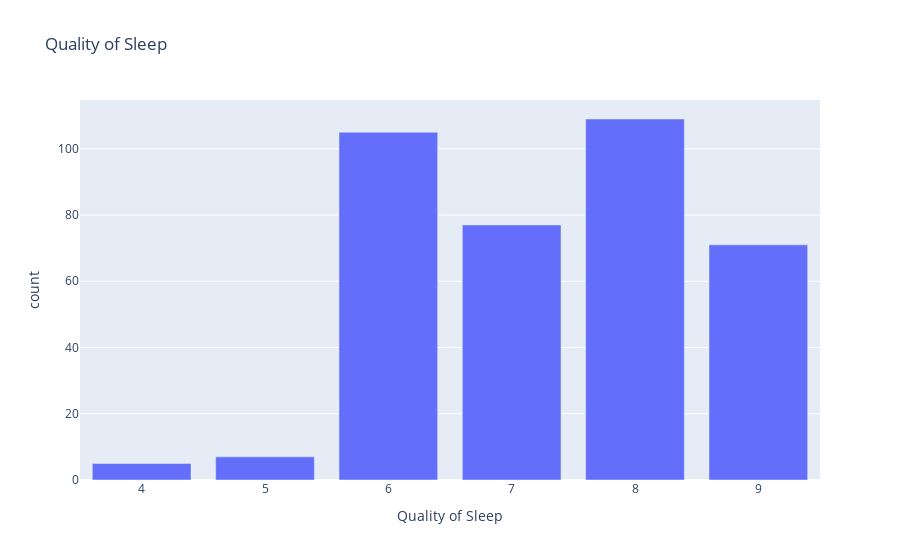

The notebook cell this image was saved under:
### Markdown cell above
## ↘️ Quality of Sleep

### Code cell
fig=px.bar(Quality_of_Sleep_count,x='Quality of Sleep',y='count',title='Quality of Sleep')
fig.show()

### Figure 1 — Plotly figure (JSON) as saved in the notebook; plotly's stock layout.template omitted (floating-point values rounded to 4 significant figures)
{"data": [{"hovertemplate": "Quality of Sleep=%{x}<br>count=%{y}<extra></extra>", "legendgroup": "", "marker": {"color": "#636efa", "pattern": {"shape": ""}}, "name": "", "orientation": "v", "showlegend": false, "textposition": "auto", "type": "bar", "x": [8, 6, 7, 9, 5, 4], "xaxis": "x", "y": [109, 105, 77, 71, 7, 5], "yaxis": "y"}], "layout": {"barmode": "relative", "legend": {"tracegroupgap": 0}, "title": {"text": "Quality of Sleep"}, "xaxis": {"anchor": "y", "domain": [0, 1], "title": {"text": "Quality of Sleep"}}, "yaxis": {"anchor": "x", "domain": [0, 1], "title": {"text": "count"}}}}
